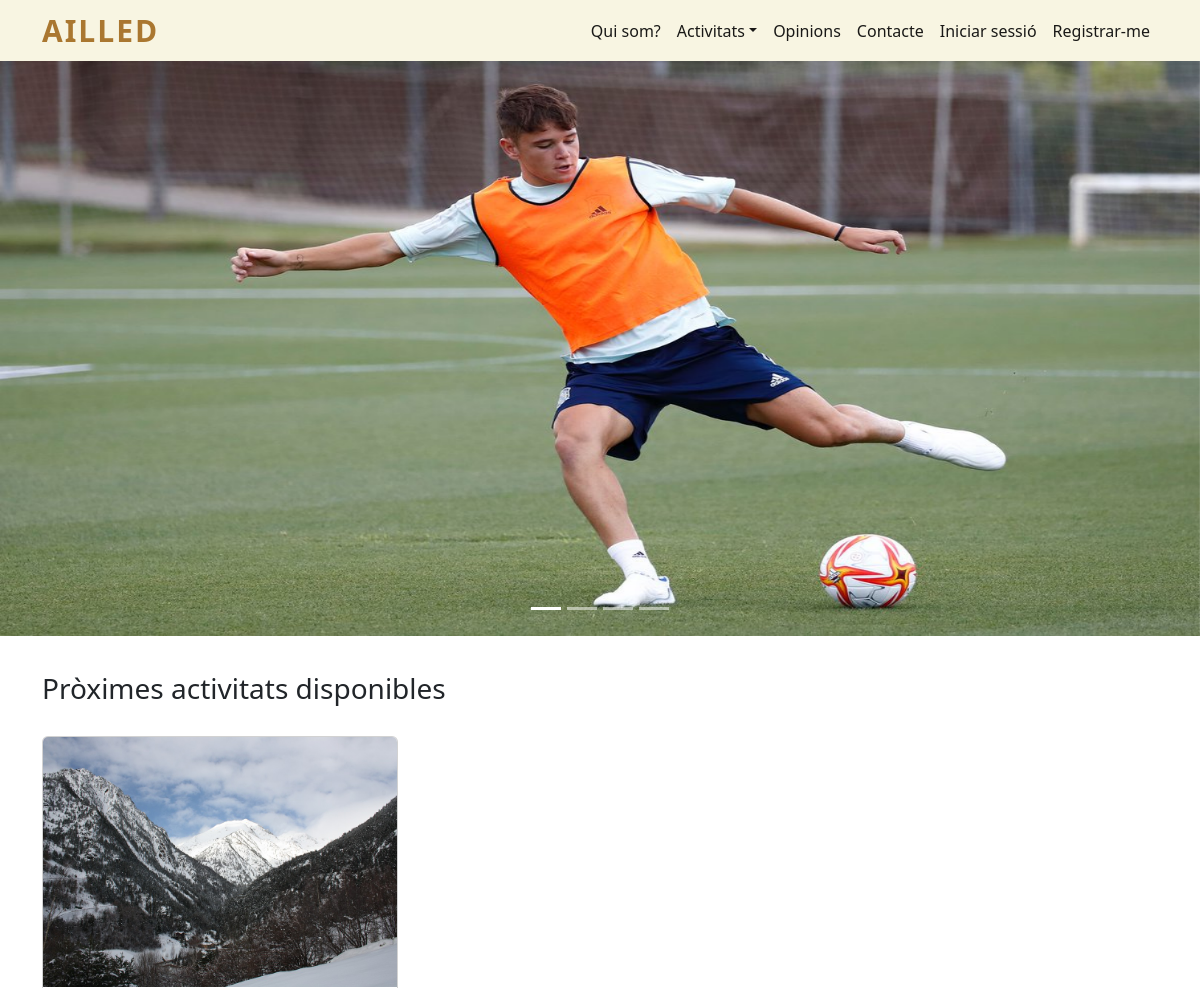
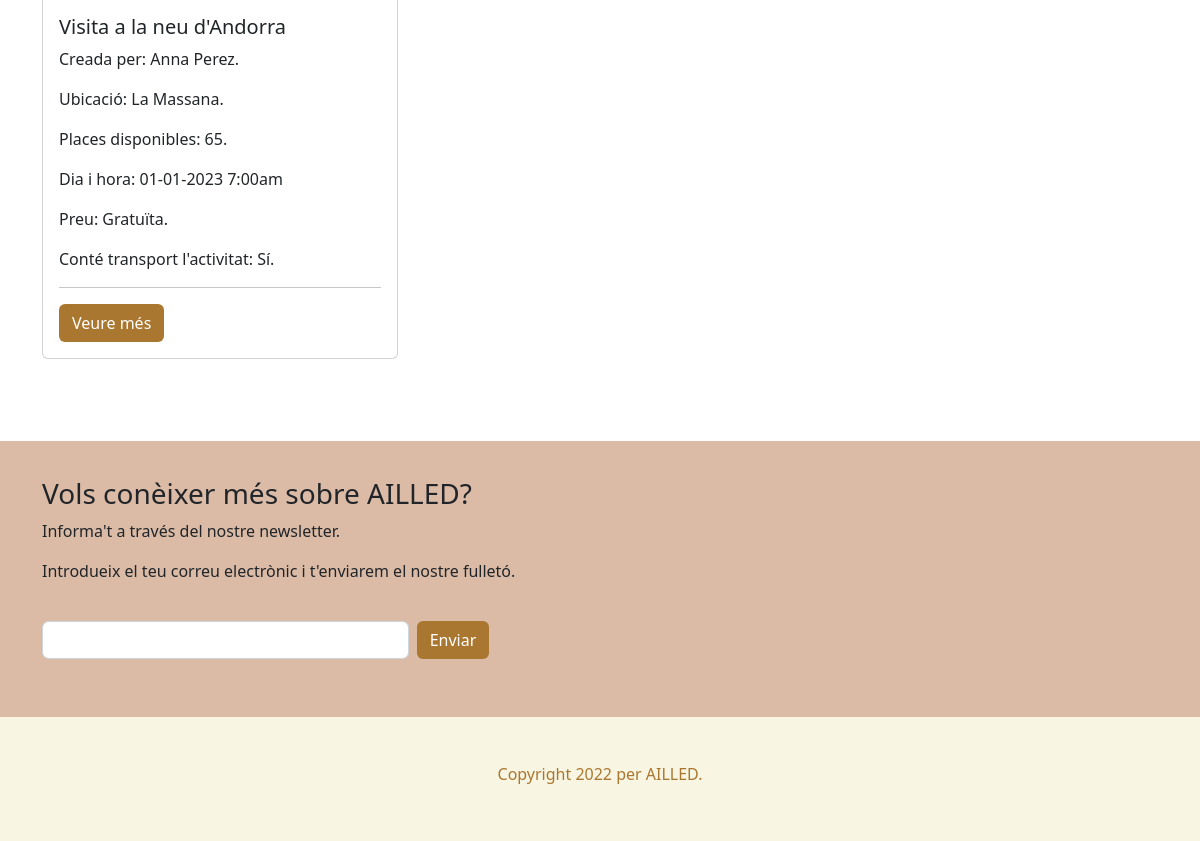
Before: / with the older database file (2 pictures, top to bottom).
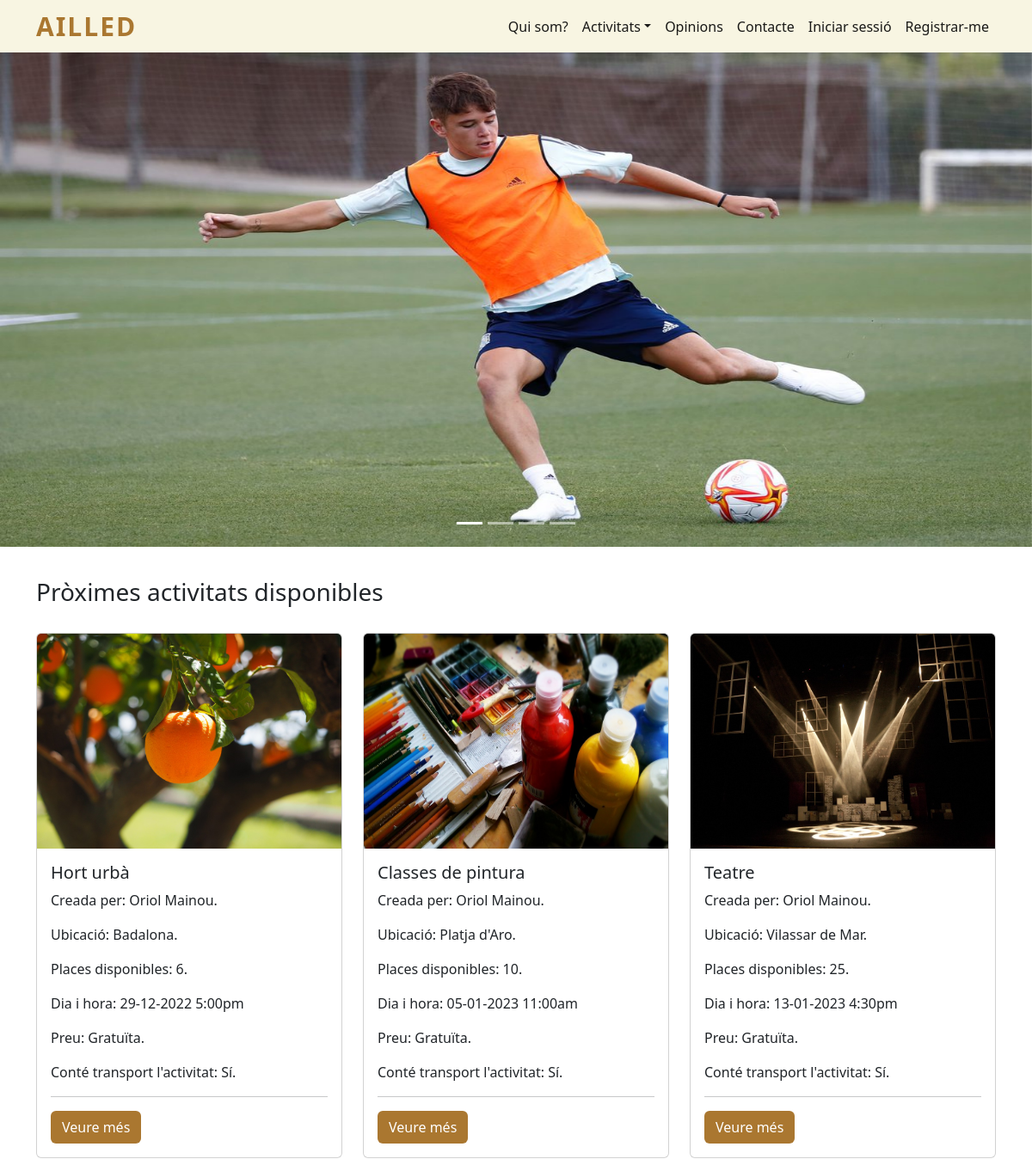
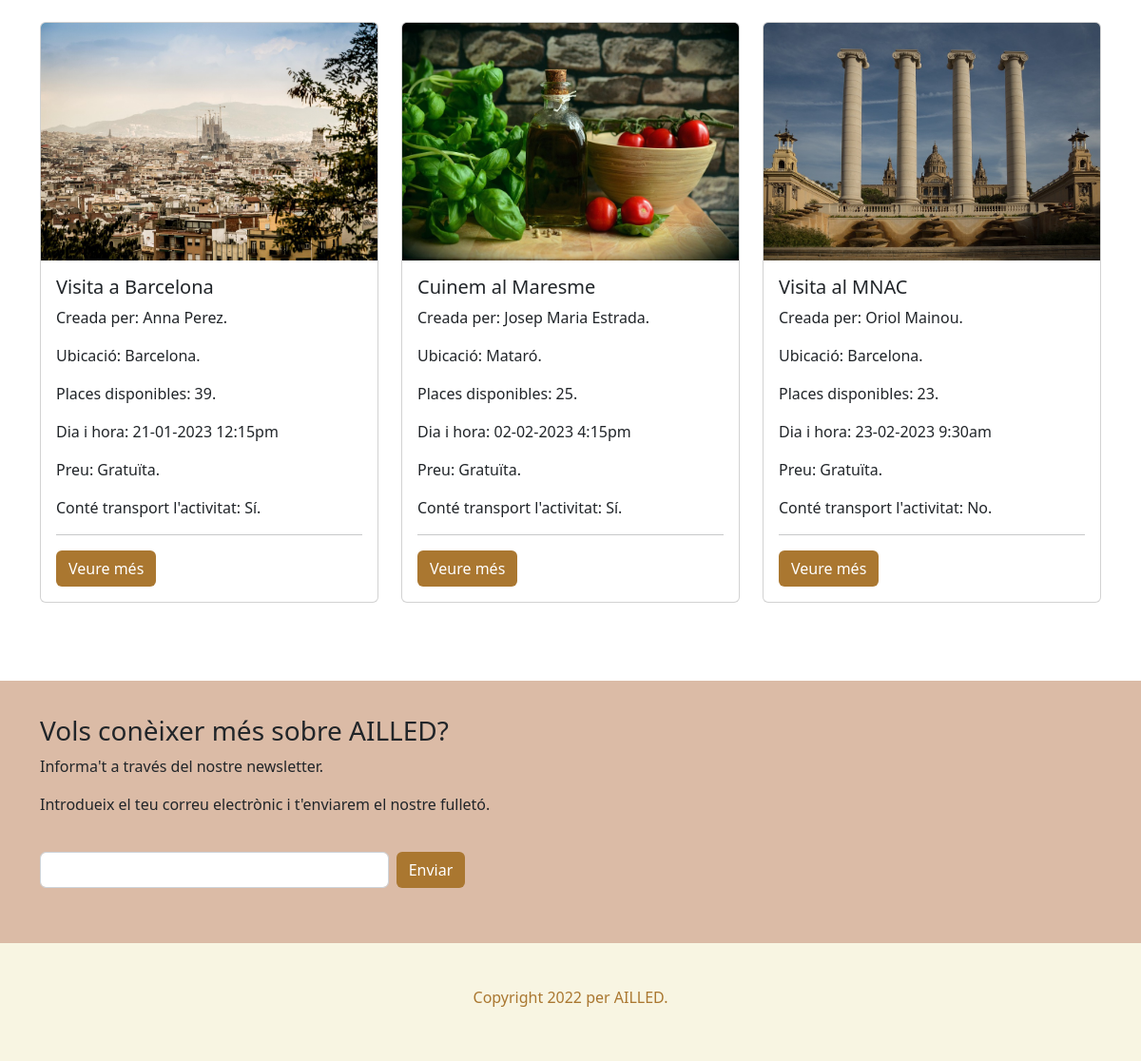
After: the same page with the newer database file (2 pictures, top to bottom).
### tables this page shows
CREATE TABLE `activitat` (
  `id` int(11) NOT NULL,
  `nom` varchar(50) NOT NULL,
  `id_usuari` int(11) NOT NULL,
  `ubicacio` varchar(50) NOT NULL,
  `descripcio` varchar(300) NOT NULL,
  `participants` int(11) NOT NULL,
  `participants_disponibles` int(11) NOT NULL,
  `dia` date NOT NULL,
  `hora` time NOT NULL,
  `preu` int(11) NOT NULL,
  `imatge` varchar(50) NOT NULL,
  `transport` int(11) NOT NULL,
  `lloc_sortida_transport` varchar(50) NOT NULL,
  `id_vehicle_transport` int(11) NOT NULL,
  `voluntaris` int(11) NOT NULL,
  `voluntaris_disponibles` int(11) NOT NULL,
  `esta_acceptada` int(11) NOT NULL
);

CREATE TABLE `usuari` (
  `id` int(11) NOT NULL,
  `nom` varchar(50) NOT NULL,
  `telefon` int(11) NOT NULL,
  `email` varchar(50) NOT NULL,
  `contrasenya` text NOT NULL,
  `imatge` varchar(50) NOT NULL,
  `es_admin` int(11) NOT NULL
);

### index.php (the view, shortened to what the changed rows need)
<!doctype html>
<html lang="es">
<head>
  <?php
    include "codi_repetit/head.php";
  ?>
</head>
<body>
    <?php
      include "codi_repetit/menu_navegacio.php";
    ?>
  <main>
    <section id="contingut_pagina">
      <div class="container">
        <div class="row" id="caselles_activitats">
          <?php
          $dia_ara = date("Y-m-d");
          $sql = "SELECT * FROM activitat WHERE dia >= '$dia_ara' AND esta_acceptada = 1 AND participants_disponibles > 0 ORDER BY dia ASC LIMIT 6";
          $result = $connexio->query($sql);
          if ($result->num_rows > 0) {
            while($row = $result->fetch_assoc()) {
              ?>
              <div class="col-lg-4 mb-4">
                <div class="card">
                  <?php
                  echo "<img src='imatges/activitats/". $row["imatge"] ."' alt='". $row["id"] ."' class='card-img-top' height='250'>";
                  ?>
                  <div class="card-body">
                    <h5 class="card-title">
                      <?php
                      echo $row["nom"];
                      ?>
                    </h5>
                    <p class="card-text">
                      Creada per:
                      <?php
                      $sql_usuari = "SELECT nom FROM usuari WHERE id=" . $row["id_usuari"];
                      $resultat_usuari = $connexio->query($sql_usuari);
                      if ($resultat_usuari->num_rows > 0) {
                        while($row_usuari = $resultat_usuari->fetch_assoc()) {
                          echo $row_usuari["nom"] . ".";
                        }
                      } else {
                        echo "Usuari desconegut.";
                      }
                      ?>
                    </p>
                    <p class="card-text">
                      Ubicació:
                      <?php
                      echo $row["ubicacio"] . ".";
                      ?>
                    </p>
                    <p class="card-text">
                      Places disponibles:
                      <?php
                      echo $row["participants_disponibles"] . ".";
                      ?>
                    </p>
                    <p class="card-text">
                      Dia i hora:
                      <?php
                      $data_convertida = date("d-m-Y", strtotime($row["dia"]));
                      $hora_convertida = date("g:ia", strtotime($row["hora"]));
                      echo $data_convertida . " " . $hora_convertida;
                      ?>
                    </p>
                    <p class="card-text">
                      Preu:
                      <?php
                      if($row["preu"] == 0) {
                        echo "Gratuïta.";
                      } else {
                        echo $row["preu"] . "€.";
                      }
                      ?>
                    </p>
                    <p class="card-text">
                      Conté transport l'activitat:
                      <?php
                      if($row["transport"] > 0) {
                        echo "Sí.";
                      } else {
                        echo "No.";
                      }
                      ?>
                    </p>
                    <hr>
                    <div class="veuremes">
                      <a href="detall_activitat.php?id=<?php echo $row["id"]?>" class="boto_marro btn">Veure més</a>
                    </div>
                  </div>
                </div>
              </div>
              <?php
            }
          }
          ?>
        </div>
      </div>
    </section>
  </main>
</body>
</html>

Changed rows visible on the page:
added activitat: imatge (picture), nom "Hort urbà", ubicacio "Badalona", participants_disponibles "6", dia "29-12-2022", hora "5:00pm", preu "Gratuïta.", transport "Sí."
now on this page (row unchanged): usuari: nom "Oriol Mainou"
added activitat: imatge (picture), nom "Classes de pintura", ubicacio "Platja d'Aro", participants_disponibles "10", dia "05-01-2023", hora "11:00am", preu "Gratuïta.", transport "Sí."
added activitat: imatge (picture), nom "Teatre", ubicacio "Vilassar de Mar", participants_disponibles "25", dia "13-01-2023", hora "4:30pm", preu "Gratuïta.", transport "Sí."
changed activitat: imatge: a different picture; nom "Visita a la neu d'Andorra" → "Visita a Barcelona"; ubicacio "La Massana" → "Barcelona"; participants_disponibles "65" → "39"; dia "01-01-2023" → "21-01-2023"; hora "7:00am" → "12:15pm"
added activitat: imatge (picture), nom "Cuinem al Maresme", ubicacio "Mataró", participants_disponibles "25", dia "02-02-2023", hora "4:15pm", preu "Gratuïta.", transport "Sí."
now on this page (row unchanged): usuari: nom "Josep Maria Estrada", shown under "Cuinem al Maresme"
added activitat: imatge (picture), nom "Visita al MNAC", ubicacio "Barcelona", participants_disponibles "23", dia "23-02-2023", hora "9:30am", preu "Gratuïta.", transport "No."
